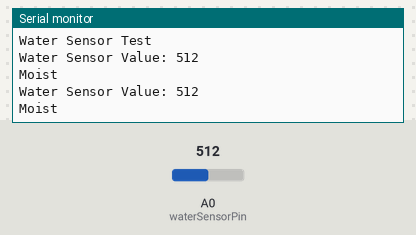
The sketch below on a simulated Arduino Uno, built with avr-gcc and run on an emulated ATmega328P. Parts: the last lines printed to the serial monitor. Inputs (shaded band) come from the test bench; at power-on: A0 (waterSensorPin) = 512.

Above: at 1.8 s.
1.9 s: A0 (waterSensorPin) set to 685
At 2.6 s:
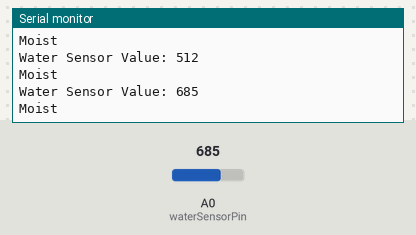
3.4 s: A0 (waterSensorPin) set to 717
At 4.8 s:
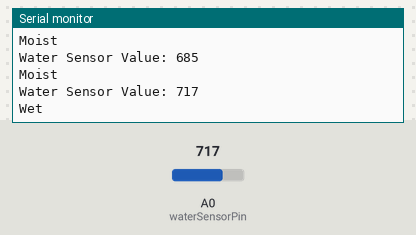
Timing chart, 0 to 6.4 s (numbered marks = the images above; inputs shaded):
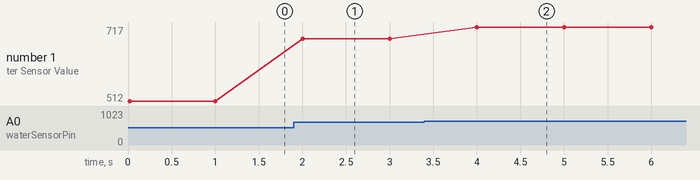

Measured:
- the behaviour switches between 699 and 700 on A0 (waterSensorPin) (found by bisection; images 1 and 2)
- after the input at 1.9 s, the serial monitor: prints a new line after 0.10 s (image 1)
- after the input at 3.4 s, the serial monitor: prints a new line after 0.60 s (image 2)
- plotted number 1: 512 → 685 after the input at 1.9 s, 685 → 717 after the input at 3.4 s

The sketch:

emg_signal_reader.ino
```cpp
// Water sensor connected to A0 (analog pin)
int waterSensorPin = A0;

void setup() {
  Serial.begin(9600);
  Serial.println("Water Sensor Test");
}

void loop() {
  // Read analog value (0–1023)
  int waterValue = analogRead(waterSensorPin);

  // Print the raw value
  Serial.print("Water Sensor Value: ");
  Serial.println(waterValue);

  // Interpret the value (optional)
  if (waterValue < 300) {
    Serial.println("Dry");
  } else if (waterValue < 700) {
    Serial.println("Moist");
  } else {
    Serial.println("Wet");
  }

  delay(1000); // 1 second delay
}
```
